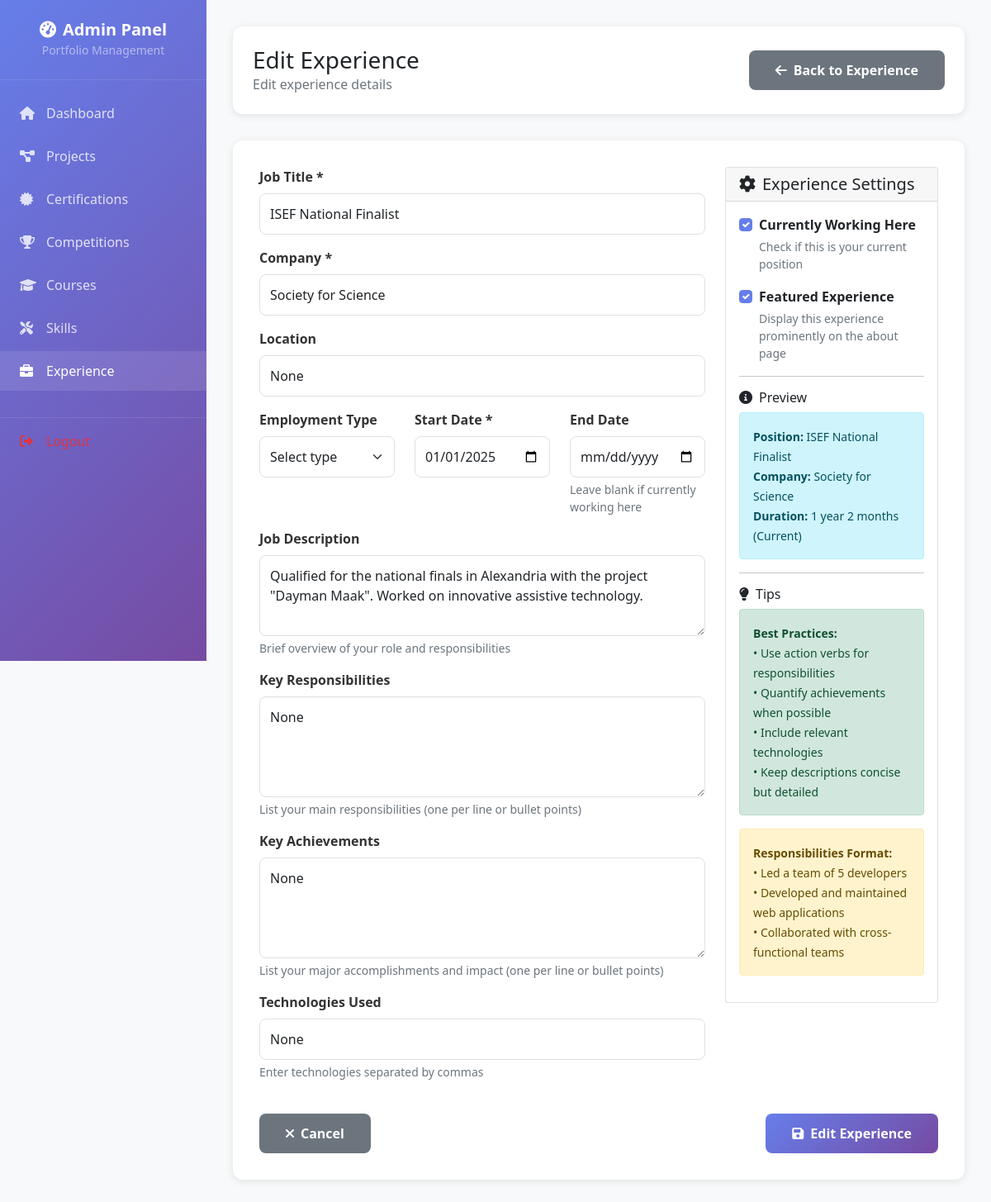
/admin/experiences/edit/2 (signed in), run on the app's committed database.
### app/models.py (models this page shows, shortened)
class Experience(db.Model):
    __tablename__ = 'experiences'
    id = db.Column(db.Integer, primary_key=True)
    title = db.Column(db.String(200), nullable=False)
    company = db.Column(db.String(200), nullable=False)
    location = db.Column(db.String(200), nullable=True)
    employment_type = db.Column(db.String(50), nullable=True)  # Full-time, Part-time, Contract, Freelance, Internship
    start_date = db.Column(db.Date, nullable=False)
    end_date = db.Column(db.Date, nullable=True)  # Null for current position
    description = db.Column(db.Text, nullable=True)
    responsibilities = db.Column(db.Text, nullable=True)  # Bullet points of responsibilities
    achievements = db.Column(db.Text, nullable=True)  # Bullet points of achievements
    technologies_used = db.Column(db.String(500), nullable=True)  # Comma-separated list
    featured = db.Column(db.Boolean, default=False)
    current = db.Column(db.Boolean, default=False)  # Currently working here
    created_at = db.Column(db.DateTime, default=datetime.utcnow)
    updated_at = db.Column(db.DateTime, default=datetime.utcnow, onupdate=datetime.utcnow)
    def is_current(self):
        return self.current or self.end_date is None

### app/admin.py (the view, shortened to what this page needs)
@admin_bp.route('/experiences/edit/<int:id>', methods=['GET', 'POST'])
@admin_required
def edit_experience(id):
    experience = Experience.query.get_or_404(id)
    return render_template('admin/experience_form.html', experience=experience, action='Edit')

### app/admin.py (called while the page is built)
def admin_required(f):
    @wraps(f)
    def decorated_function(*args, **kwargs):
        if 'admin_logged_in' not in session:
            flash('Please login to access admin dashboard', 'danger')
            return redirect(url_for('admin.login'))
        return f(*args, **kwargs)
    return decorated_function

### app/templates/admin/experience_form.html (shortened to what this page needs)
<!DOCTYPE html>
<html lang="en">
<head>
    <link href="https://cdn.jsdelivr.net/npm/bootstrap@5.1.3/dist/css/bootstrap.min.css" rel="stylesheet">
    <link href="https://cdnjs.cloudflare.com/ajax/libs/font-awesome/6.0.0/css/all.min.css" rel="stylesheet">
</head>
<body>
    <div class="admin-wrapper">
        <nav class="sidebar" id="sidebar">
            <div class="sidebar-header">
                <h4><i class="fas fa-tachometer-alt me-2"></i>Admin Panel</h4>
                <small class="text-white-50">Portfolio Management</small>
            </div>
            <div class="sidebar-nav">
                <a class="nav-link" href="{{ url_for('admin.dashboard') }}">
                    <i class="fas fa-home"></i>Dashboard
                </a>
                <a class="nav-link" href="{{ url_for('admin.projects') }}">
                    <i class="fas fa-project-diagram"></i>Projects
                </a>
                <a class="nav-link" href="{{ url_for('admin.certifications') }}">
                    <i class="fas fa-certificate"></i>Certifications
                </a>
                <a class="nav-link" href="{{ url_for('admin.competitions') }}">
                    <i class="fas fa-trophy"></i>Competitions
                </a>
                <a class="nav-link" href="{{ url_for('admin.courses') }}">
                    <i class="fas fa-graduation-cap"></i>Courses
                </a>
                <a class="nav-link" href="{{ url_for('admin.skills') }}">
                    <i class="fas fa-tools"></i>Skills
                </a>
                <a class="nav-link active" href="{{ url_for('admin.experiences') }}">
                    <i class="fas fa-briefcase"></i>Experience
                </a>
                <a class="nav-link text-danger" href="{{ url_for('admin.logout') }}">
                    <i class="fas fa-sign-out-alt"></i>Logout
                </a>
            </div>
        </nav>
        <main class="main-content">
            <div class="top-header">
                <div class="d-flex justify-content-between align-items-center">
                    <div>
                        <h1 class="h3 mb-0">{{ action }} Experience</h1>
                        <p class="text-muted mb-0">
                            {% if experience %}Edit experience details{% else %}Create a new experience entry{% endif %}
                        </p>
                    </div>
                    <a href="{{ url_for('admin.experiences') }}" class="btn-cancel">
                        <i class="fas fa-arrow-left me-2"></i>Back to Experience
                    </a>
                </div>
            </div>
            <div class="form-container">
                <form method="POST">
                    <div class="row">
                        <div class="col-md-8">
                            <div class="mb-3">
                                <label for="title" class="form-label">Job Title *</label>
                                <input type="text" class="form-control" id="title" name="title"
                                       value="{{ experience.title if experience else '' }}" required>
                            </div>
                            <div class="mb-3">
                                <label for="company" class="form-label">Company *</label>
                                <input type="text" class="form-control" id="company" name="company"
                                       value="{{ experience.company if experience else '' }}" required>
                            </div>
                            <div class="mb-3">
                                <label for="location" class="form-label">Location</label>
                                <input type="text" class="form-control" id="location" name="location"
                                       value="{{ experience.location if experience else '' }}"
                                       placeholder="e.g., New York, NY or Remote">
                            </div>
                            <div class="row">
                                <div class="col-md-4">
                                    <div class="mb-3">
                                        <label for="employment_type" class="form-label">Employment Type</label>
                                        <select class="form-select" id="employment_type" name="employment_type">
                                            <option value="">Select type</option>
                                        </select>
                                    </div>
                                </div>
                                <div class="col-md-4">
                                    <div class="mb-3">
                                        <label for="start_date" class="form-label">Start Date *</label>
                                        <input type="date" class="form-control" id="start_date" name="start_date"
                                               value="{{ experience.start_date.strftime('%Y-%m-%d') if experience and experience.start_date else '' }}" required>
                                    </div>
                                </div>
                                <div class="col-md-4">
                                    <div class="mb-3">
                                        <label for="end_date" class="form-label">End Date</label>
                                        <input type="date" class="form-control" id="end_date" name="end_date"
                                               value="{{ experience.end_date.strftime('%Y-%m-%d') if experience and experience.end_date else '' }}">
                                        <div class="help-text">Leave blank if currently working here</div>
                                    </div>
                                </div>
                            </div>
                            <div class="mb-3">
                                <label for="description" class="form-label">Job Description</label>
                                <textarea class="form-control" id="description" name="description" rows="3">{{ experience.description if experience else '' }}</textarea>
                                <div class="help-text">Brief overview of your role and responsibilities</div>
                            </div>
                            <div class="mb-3">
                                <label for="responsibilities" class="form-label">Key Responsibilities</label>
                                <textarea class="form-control" id="responsibilities" name="responsibilities" rows="4">{{ experience.responsibilities if experience else '' }}</textarea>
                                <div class="help-text">List your main responsibilities (one per line or bullet points)</div>
                            </div>
                            <div class="mb-3">
                                <label for="achievements" class="form-label">Key Achievements</label>
                                <textarea class="form-control" id="achievements" name="achievements" rows="4">{{ experience.achievements if experience else '' }}</textarea>
                                <div class="help-text">List your major accomplishments and impact (one per line or bullet points)</div>
                            </div>
                            <div class="mb-3">
                                <label for="technologies_used" class="form-label">Technologies Used</label>
                                <input type="text" class="form-control" id="technologies_used" name="technologies_used"
                                       value="{{ experience.technologies_used if experience else '' }}"
                                       placeholder="e.g., Python, Django, React, PostgreSQL">
                                <div class="help-text">Enter technologies separated by commas</div>
                            </div>
                        </div>
                        <div class="col-md-4">
                            <div class="card">
                                <div class="card-header">
                                    <h5 class="mb-0"><i class="fas fa-cog me-2"></i>Experience Settings</h5>
                                </div>
                                <div class="card-body">
                                    <div class="mb-3">
                                        <div class="form-check">
                                            <input class="form-check-input" type="checkbox" id="current" name="current"
                                                   {% if experience and experience.is_current() %}checked{% endif %}>
                                            <label class="form-check-label" for="current">
                                                <strong>Currently Working Here</strong>
                                                <div class="help-text">Check if this is your current position</div>
                                            </label>
                                        </div>
                                    </div>
                                    <div class="mb-3">
                                        <div class="form-check">
                                            <input class="form-check-input" type="checkbox" id="featured" name="featured"
                                                   {% if experience and experience.featured %}checked{% endif %}>
                                            <label class="form-check-label" for="featured">
                                                <strong>Featured Experience</strong>
                                                <div class="help-text">Display this experience prominently on the about page</div>
                                            </label>
                                        </div>
                                    </div>
                                    <hr>
                                    <h6><i class="fas fa-info-circle me-2"></i>Preview</h6>
                                    <div class="alert alert-info">
                                        <small>
                                            <strong>Position:</strong> <span id="preview-title">{{ experience.title if experience else 'Your Job Title' }}</span><br>
                                            <strong>Company:</strong> <span id="preview-company">{{ experience.company if experience else 'Company Name' }}</span><br>
                                            <strong>Duration:</strong> <span id="preview-duration">Calculating...</span>
                                        </small>
                                    </div>
                                    <hr>
                                    <h6><i class="fas fa-lightbulb me-2"></i>Tips</h6>
                                    <div class="alert alert-success">
                                        <small>
                                            <strong>Best Practices:</strong><br>
                                            • Use action verbs for responsibilities<br>
                                            • Quantify achievements when possible<br>
                                            • Include relevant technologies<br>
                                            • Keep descriptions concise but detailed
                                        </small>
                                    </div>
                                    <div class="alert alert-warning">
                                        <small>
                                            <strong>Responsibilities Format:</strong><br>
                                            • Led a team of 5 developers<br>
                                            • Developed and maintained web applications<br>
                                            • Collaborated with cross-functional teams
                                        </small>
                                    </div>
                                </div>
                            </div>
                        </div>
                    </div>
                    <div class="d-flex justify-content-between mt-4">
                        <a href="{{ url_for('admin.experiences') }}" class="btn-cancel">
                            <i class="fas fa-times me-2"></i>Cancel
                        </a>
                        <button type="submit" class="btn-submit">
                            <i class="fas fa-save me-2"></i>{{ action }} Experience
                        </button>
                    </div>
                </form>
            </div>
        </main>
    </div>
</body>
</html>

### app/templates/admin/experience_form.html (style rules this page uses)
body { background-color: #f8f9fa; margin: 0; padding: 0; }
.admin-wrapper { display: flex; min-height: 100vh; }
.sidebar { width: 250px; background: linear-gradient(135deg, #667eea 0%, #764ba2 100%); color: white; position: fixed; height: 100vh; overflow-y: auto; z-index: 1000; transition: transform 0.3s ease; }
.sidebar-header { padding: 1.5rem; text-align: center; border-bottom: 1px solid rgba(255, 255, 255, 0.1); }
.sidebar-header h4 { margin: 0; font-size: 1.25rem; font-weight: 600; }
.sidebar-nav { padding: 1rem 0; }
.sidebar .nav-link { color: rgba(255, 255, 255, 0.8); padding: 0.75rem 1.5rem; border-radius: 0; margin-bottom: 0.25rem; transition: all 0.3s ease; display: flex; align-items: center; text-decoration: none; }
.sidebar .nav-link:hover, .sidebar .nav-link.active { background: rgba(255, 255, 255, 0.1); color: white; }
.sidebar .nav-link i { width: 20px; margin-right: 0.75rem; }
.sidebar .nav-link.text-danger { margin-top: 2rem; border-top: 1px solid rgba(255, 255, 255, 0.1); padding-top: 1rem; }
.main-content { flex: 1; margin-left: 250px; padding: 2rem; min-height: 100vh; }
.top-header { background: white; border-radius: 12px; padding: 1.5rem; margin-bottom: 2rem; box-shadow: 0 2px 10px rgba(0, 0, 0, 0.1); }
.form-container { background: white; border-radius: 12px; padding: 2rem; box-shadow: 0 2px 10px rgba(0, 0, 0, 0.1); }
.form-label { font-weight: 600; color: #333; margin-bottom: 0.5rem; }
.form-control, .form-select { border-radius: 8px; border: 1px solid #e0e0e0; padding: 0.75rem; }
.btn-submit { background: linear-gradient(135deg, #667eea 0%, #764ba2 100%); border: none; border-radius: 8px; padding: 0.75rem 2rem; color: white; font-weight: 600; transition: transform 0.2s ease; }
.btn-cancel { background: #6c757d; border: none; border-radius: 8px; padding: 0.75rem 2rem; color: white; font-weight: 600; text-decoration: none; display: inline-block; transition: transform 0.2s ease; }
.form-check-input:checked { background-color: #667eea; border-color: #667eea; }
.help-text { font-size: 0.875rem; color: #6c757d; margin-top: 0.25rem; }

### data on the page
Experience: title "ISEF National Finalist", company "Society for Science", location "None", start_date "01/01/2025", description "Qualified for the national finals in Alexandria with the project \"Dayman Maak\". Worked on innovative assistive technology.", responsibilities "None", achievements "None", technologies_used "None", end_date "☑", featured "☑"

### other printed values
{{ action }} "Edit"
